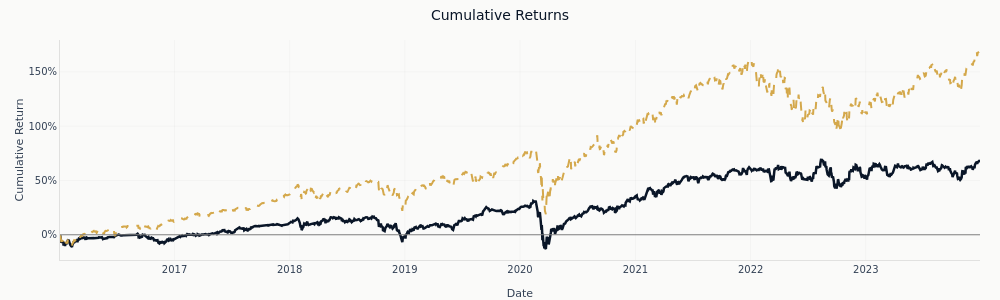
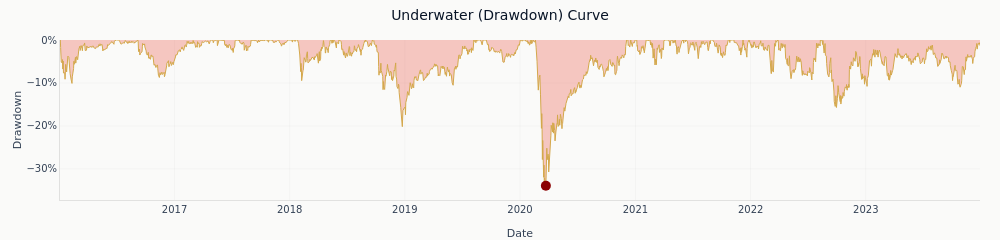
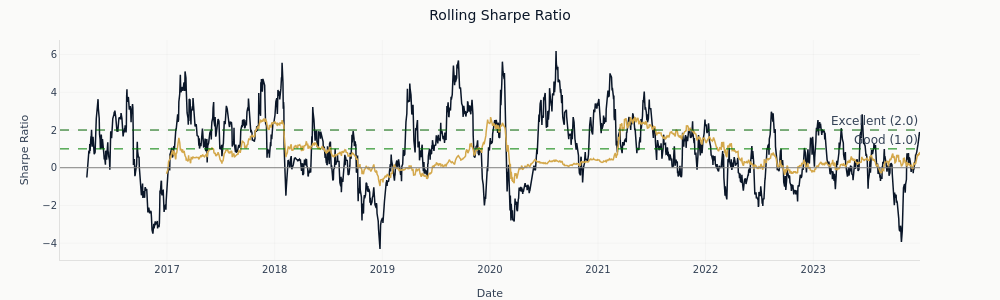

Notebook code for these charts, in order:
### Markdown cell above
## 10. Tear Sheet: `ml4t-diagnostic`

`ml4t-diagnostic` exposes two delivery modes for the same analysis surface:

- **Inline**: `create_portfolio_dashboard(analysis).show()` renders the
  metrics block plus each Plotly figure (cumulative returns, drawdown
  underwater, rolling Sharpe, monthly heatmap, returns distribution, etc.) as
  normal notebook cell outputs.
- **HTML**: `tear_sheet.save_html(path)` writes a self-contained file that
  embeds the same content for sharing or archival.

We build the analysis on the HRP walk-forward returns versus SPY (the same
benchmark the chapter prose uses). The tear sheet metrics are computed from
the strategy series, so they will track the table above to within rounding.

### Code cell
hrp_returns_series = portfolio_returns["HRP"].dropna()
spy_returns_series = returns["SPY"].reindex(hrp_returns_series.index).dropna()
common_idx = hrp_returns_series.index.intersection(spy_returns_series.index)

hrp_analysis = PortfolioAnalysis(
    returns=hrp_returns_series.loc[common_idx].to_numpy(),
    benchmark=spy_returns_series.loc[common_idx].to_numpy(),
    dates=common_idx,
    risk_free=0.0,
    periods_per_year=252,
)

hrp_tear_sheet = create_portfolio_dashboard(hrp_analysis)

for dashboard_figure in hrp_tear_sheet.figures.values():
    dashboard_figure.update_layout(
        paper_bgcolor=COLORS["bg_light"],
        plot_bgcolor=COLORS["bg_light"],
        font_color=COLORS["neutral"],
    )

rolling_beta_figure = hrp_tear_sheet.figures["Rolling Beta"]
rolling_beta_figure.update_layout(margin=dict(l=60, r=90, t=40, b=40))
rolling_beta_figure.update_annotations(x=0.995, xanchor="right")

# Inline display: metrics summary + each constituent figure as a separate cell.
hrp_tear_sheet.show()

### Figure 1 — Plotly figure (JSON) as saved in the notebook; plotly's stock layout.template omitted (floating-point values rounded to 4 significant figures; data arrays with more than 128 entries replaced by an {"elided": "..."} marker saying what was removed)
{"data": [{"hovertemplate": "Date: %{x}<br>Return: %{y:.2%}<extra></extra>", "line": {"color": "#0a1628", "width": 2.5}, "mode": "lines", "name": "Strategy", "type": "scatter", "x": {"elided": "2012 str values"}, "y": {"elided": "2012 float values"}}, {"hovertemplate": "Date: %{x}<br>Return: %{y:.2%}<extra></extra>", "line": {"color": "#D4A84B", "dash": "dash", "width": 2.0}, "mode": "lines", "name": "Benchmark", "type": "scatter", "x": {"elided": "2012 str values"}, "y": {"elided": "2012 float values"}}], "layout": {"font": {"color": "#334155", "family": "DM Sans, DejaVu Sans, sans-serif", "size": 12}, "height": 300, "hoverlabel": {"bgcolor": "white", "font": {"family": "DM Sans, DejaVu Sans, sans-serif", "size": 13}}, "hovermode": "x unified", "legend": {"x": 0.01, "xanchor": "left", "y": 0.99, "yanchor": "top"}, "margin": {"b": 40, "l": 60, "r": 20, "t": 40}, "paper_bgcolor": "#FAFAF9", "plot_bgcolor": "#FAFAF9", "shapes": [{"line": {"color": "gray", "dash": "solid", "width": 1}, "type": "line", "x0": 0, "x1": 1, "xref": "x domain", "y0": 0, "y1": 0, "yref": "y"}], "showlegend": false, "title": {"text": "Cumulative Returns"}, "width": 1000, "xaxis": {"gridcolor": "rgba(0,0,0,0.06)", "linecolor": "rgba(0,0,0,0.1)", "title": {"text": "Date"}, "zeroline": false}, "yaxis": {"gridcolor": "rgba(0,0,0,0.06)", "linecolor": "rgba(0,0,0,0.1)", "tickformat": ".0%", "title": {"text": "Cumulative Return"}, "zeroline": false}}}

### Figure 2 — Plotly figure (JSON) as saved in the notebook; plotly's stock layout.template omitted (floating-point values rounded to 4 significant figures; data arrays with more than 128 entries replaced by an {"elided": "..."} marker saying what was removed)
{"data": [{"fill": "tozeroy", "fillcolor": "rgba(231, 76, 60, 0.3)", "hovertemplate": "Date: %{x}<br>Drawdown: %{y:.2%}<extra></extra>", "line": {"color": "#D4A84B", "width": 1}, "mode": "lines", "name": "Drawdown", "type": "scatter", "x": {"elided": "2012 str values"}, "y": {"elided": "2012 float values"}}, {"hovertemplate": "Max Drawdown<br>Date: %{x}<br>DD: %{y:.2%}<extra></extra>", "marker": {"color": "darkred", "size": 10, "symbol": "circle"}, "mode": "markers", "name": "Max DD: -33.9%", "type": "scatter", "x": ["2020-03-23T00:00:00"], "y": [-0.3392]}], "layout": {"font": {"color": "#334155", "family": "DM Sans, DejaVu Sans, sans-serif", "size": 12}, "height": 240, "hoverlabel": {"bgcolor": "white", "font": {"family": "DM Sans, DejaVu Sans, sans-serif", "size": 13}}, "hovermode": "x unified", "legend": {"x": 0.99, "xanchor": "right", "y": 0.01, "yanchor": "bottom"}, "margin": {"b": 40, "l": 60, "r": 20, "t": 40}, "paper_bgcolor": "#FAFAF9", "plot_bgcolor": "#FAFAF9", "showlegend": false, "title": {"text": "Underwater (Drawdown) Curve"}, "width": 1000, "xaxis": {"gridcolor": "rgba(0,0,0,0.06)", "linecolor": "rgba(0,0,0,0.1)", "title": {"text": "Date"}, "zeroline": false}, "yaxis": {"gridcolor": "rgba(0,0,0,0.06)", "linecolor": "rgba(0,0,0,0.1)", "tickformat": ".0%", "title": {"text": "Drawdown"}, "zeroline": false}}}

### Figure 3 — Plotly figure (JSON) as saved in the notebook; plotly's stock layout.template omitted (floating-point values rounded to 4 significant figures; data arrays with more than 128 entries replaced by an {"elided": "..."} marker saying what was removed)
{"data": [{"hovertemplate": "63d Sharpe: %{y:.2f}<extra></extra>", "line": {"color": "#0a1628", "width": 1.5}, "mode": "lines", "name": "63d", "type": "scatter", "x": {"elided": "2012 str values"}, "y": {"elided": "2012 float values"}}, {"hovertemplate": "252d Sharpe: %{y:.2f}<extra></extra>", "line": {"color": "#D4A84B", "width": 1.5}, "mode": "lines", "name": "252d", "type": "scatter", "x": {"elided": "2012 str values"}, "y": {"elided": "2012 float values"}}], "layout": {"annotations": [{"showarrow": false, "text": "Good (1.0)", "x": 1, "xanchor": "right", "xref": "x domain", "y": 1, "yanchor": "bottom", "yref": "y"}, {"showarrow": false, "text": "Excellent (2.0)", "x": 1, "xanchor": "right", "xref": "x domain", "y": 2, "yanchor": "bottom", "yref": "y"}], "font": {"color": "#334155", "family": "DM Sans, DejaVu Sans, sans-serif", "size": 12}, "height": 300, "hoverlabel": {"bgcolor": "white", "font": {"family": "DM Sans, DejaVu Sans, sans-serif", "size": 13}}, "hovermode": "x unified", "legend": {"x": 0.01, "xanchor": "left", "y": 0.99, "yanchor": "top"}, "margin": {"b": 40, "l": 60, "r": 80, "t": 40}, "paper_bgcolor": "#FAFAF9", "plot_bgcolor": "#FAFAF9", "shapes": [{"line": {"color": "gray", "dash": "solid", "width": 1}, "type": "line", "x0": 0, "x1": 1, "xref": "x domain", "y0": 0, "y1": 0, "yref": "y"}, {"line": {"color": "green", "dash": "dash", "width": 1}, "type": "line", "x0": 0, "x1": 1, "xref": "x domain", "y0": 1, "y1": 1, "yref": "y"}, {"line": {"color": "darkgreen", "dash": "dash", "width": 1}, "type": "line", "x0": 0, "x1": 1, "xref": "x domain", "y0": 2, "y1": 2, "yref": "y"}], "showlegend": false, "title": {"text": "Rolling Sharpe Ratio"}, "width": 1000, "xaxis": {"gridcolor": "rgba(0,0,0,0.06)", "linecolor": "rgba(0,0,0,0.1)", "title": {"text": "Date"}, "zeroline": false}, "yaxis": {"gridcolor": "rgba(0,0,0,0.06)", "linecolor": "rgba(0,0,0,0.1)", "title": {"text": "Sharpe Ratio"}, "zeroline": false}}}
